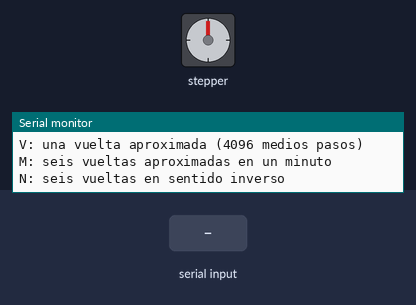
A sketch run on a simulated Arduino Uno, built with avr-gcc and run on an emulated ATmega328P. On the bench: stepper motor, the last lines printed to the serial monitor. Wiring (inferred from the names in the program): stepper motor (2048 steps per turn assumed): coils pin 8, pin 9, pin 10, pin 11. The test bench sets the inputs (shaded band).

Above: at 1.2 s.
1.3 s: "F\n" received over Serial
At 4.1 s:
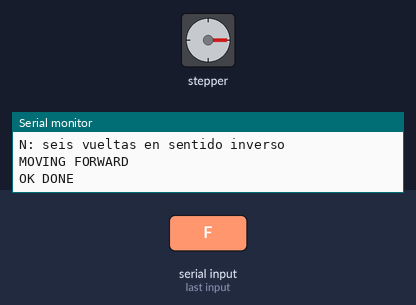
4.3 s: byte 78 ('N') received over Serial
At 4.77 s:
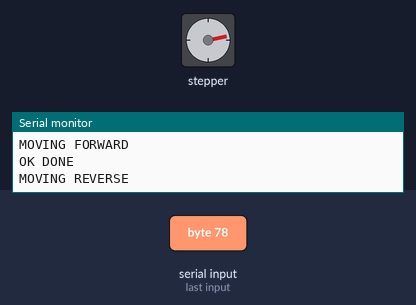
7.3 s: byte 83 ('S') received over Serial
At 7.3 s:
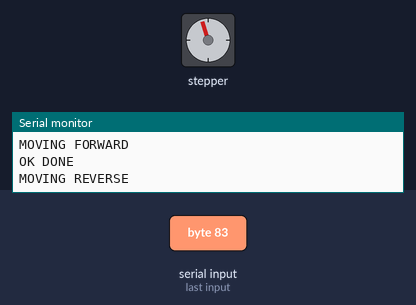
8.8 s: byte 82 ('R') received over Serial
At 11.6 s:
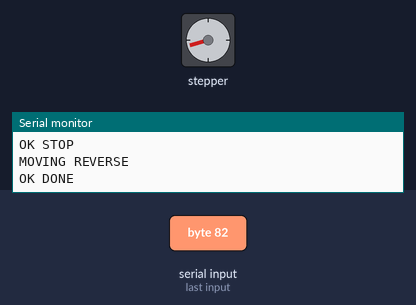
11.8 s: byte 114 ('r') received over Serial
At 14.6 s:
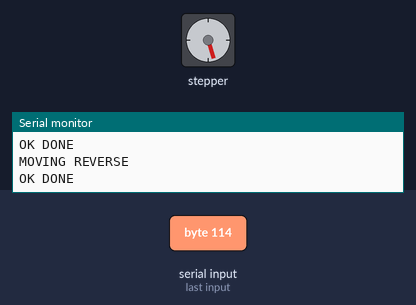
14.8 s: byte 110 ('n') received over Serial
At 15.26 s:
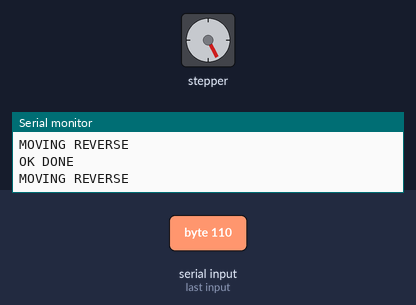
Timing chart, 0 to 18.8 s (numbered marks = the images above; inputs shaded):
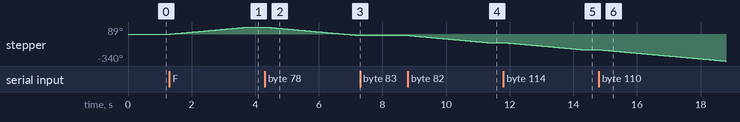

The sketch:

stepper_test.ino
```cpp
// Prueba independiente del 28BYJ-48 de 5 V con driver tipo ULN2003.
// IN1 -> D8, IN2 -> D9, IN3 -> D10, IN4 -> D11.
// Monitor serie: 115200 baudios. No arranca hasta recibir una orden.
#include <Arduino.h>

const byte MOTOR_PINS[] = {8, 9, 10, 11};
const byte HALF_STEPS[8][4] = {
  {1, 0, 0, 0}, {1, 1, 0, 0}, {0, 1, 0, 0}, {0, 1, 1, 0},
  {0, 0, 1, 0}, {0, 0, 1, 1}, {0, 0, 0, 1}, {1, 0, 0, 1}
};
// 60 000 000 us / (4096 medios pasos por vuelta * 6 RPM).
const unsigned long STEP_INTERVAL_US = 2441;
// Aproximadamente 1/4 de vuelta; la reductora puede variar entre modelos.
const unsigned int TEST_STEPS = 1024;
unsigned int remaining = 0;
unsigned long lastStep = 0;
int phase = 7;
int direction = 1;

void releaseMotor() {
  remaining = 0;
  for (byte i = 0; i < 4; ++i) digitalWrite(MOTOR_PINS[i], LOW);
}

void startMove(int requestedDirection, unsigned int steps = TEST_STEPS) {
  if (remaining) {
    Serial.println(F("BUSY: pulsa S para detener"));
    return;
  }
  direction = requestedDirection;
  remaining = steps;
  lastStep = micros();
  Serial.println(direction > 0 ? F("MOVING FORWARD") : F("MOVING REVERSE"));
}

void setup() {
  for (byte i = 0; i < 4; ++i) {
    digitalWrite(MOTOR_PINS[i], LOW);
    pinMode(MOTOR_PINS[i], OUTPUT);
  }
  Serial.begin(115200);
  Serial.println(F("READY STEPPER_TEST_1"));
  Serial.println(F("F: avance 1024 medios pasos | R: retroceso | S: parar y liberar"));
  Serial.println(F("V: una vuelta aproximada (4096 medios pasos)"));
  Serial.println(F("M: seis vueltas aproximadas en un minuto"));
  Serial.println(F("N: seis vueltas en sentido inverso"));
}

void loop() {
  // Sin delay: permite atender STOP entre pasos.
  if (Serial.available()) {
    char command = Serial.read();
    switch (command) {
      case 'F': case 'f': startMove(1); break;
      case 'R': case 'r': startMove(-1); break;
      case 'V': case 'v': startMove(1, 4096); break;
      case 'M': case 'm': startMove(1, 24576); break;
      case 'N': case 'n': startMove(-1, 24576); break;
      case 'S': case 's':
        releaseMotor();
        Serial.println(F("OK STOP"));
        break;
      case '\r': case '\n': case ' ': break;
      default: Serial.println(F("ERR: usa F, R, V, M, N o S")); break;
    }
  }
  unsigned long now = micros();
  if (remaining && now - lastStep >= STEP_INTERVAL_US) {
    lastStep = now;
    phase = (phase + direction + 8) % 8;
    for (byte i = 0; i < 4; ++i) {
      digitalWrite(MOTOR_PINS[i], HALF_STEPS[phase][i] ? HIGH : LOW);
    }
    if (--remaining == 0) {
      releaseMotor();
      Serial.println(F("OK DONE"));
    }
  }
}
```

Measured:
- after the input at 1.3 s, stepper: turns 89° clockwise in 2.5 s, starting at once
- after the input at 4.3 s, stepper: keeps turning counter-clockwise at about 36°/s, starting at once
- after the input at 7.3 s, stepper: stops changing and stays -17°
- after the input at 8.8 s, stepper: turns 90° counter-clockwise in 2.5 s, starting at once
- after the input at 11.8 s, stepper: turns 90° counter-clockwise in 2.5 s, starting at once
- after the input at 14.8 s, stepper: keeps turning counter-clockwise at about 36°/s, starting at once
